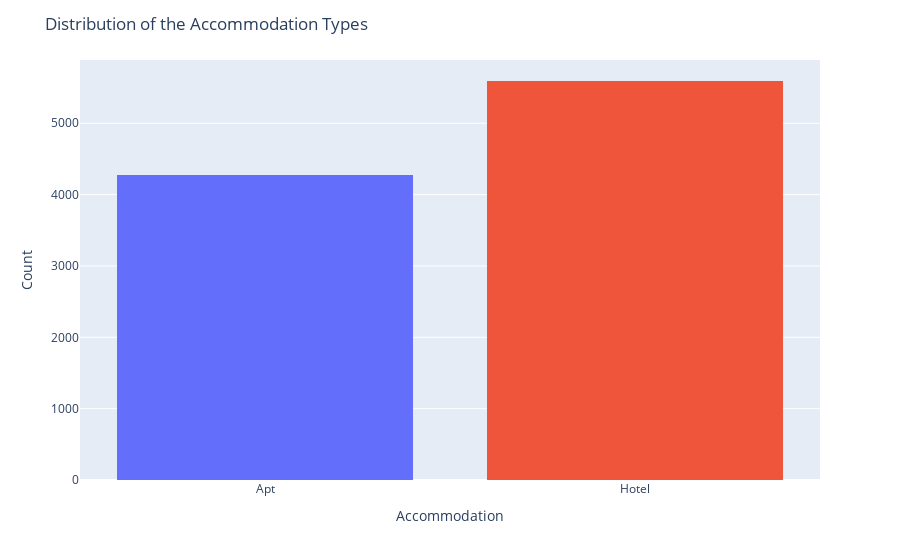

The notebook cell this image was saved under:
### Code cell
fig = px.histogram(train, x='acomType', color='acomType', barmode='relative')

# Customizing layout for better readability and reducing bar spacing
fig.update_layout(
    title="Distribution of the Accommodation Types",
    xaxis_title="Accommodation",
    yaxis_title="Count",
    showlegend=False  # Reduces the spacing between bars (0 is no gap, 1 is maximum gap)
)

fig

### Figure 1 — Plotly figure (JSON) as saved in the notebook; plotly's stock layout.template omitted (floating-point values rounded to 4 significant figures; data arrays with more than 128 entries replaced by an {"elided": "..."} marker saying what was removed)
{"data": [{"alignmentgroup": "True", "bingroup": "x", "hovertemplate": "acomType=%{x}<br>count=%{y}<extra></extra>", "legendgroup": "Apt", "marker": {"color": "#636efa", "pattern": {"shape": ""}}, "name": "Apt", "offsetgroup": "Apt", "orientation": "v", "showlegend": true, "type": "histogram", "x": {"elided": "4276 str values"}, "xaxis": "x", "yaxis": "y"}, {"alignmentgroup": "True", "bingroup": "x", "hovertemplate": "acomType=%{x}<br>count=%{y}<extra></extra>", "legendgroup": "Hotel", "marker": {"color": "#EF553B", "pattern": {"shape": ""}}, "name": "Hotel", "offsetgroup": "Hotel", "orientation": "v", "showlegend": true, "type": "histogram", "x": {"elided": "5592 str values"}, "xaxis": "x", "yaxis": "y"}], "layout": {"barmode": "relative", "legend": {"title": {"text": "acomType"}, "tracegroupgap": 0}, "margin": {"t": 60}, "showlegend": false, "title": {"text": "Distribution of the Accommodation Types"}, "xaxis": {"anchor": "y", "categoryarray": ["Apt", "Hotel"], "categoryorder": "array", "domain": [0, 1], "title": {"text": "Accommodation"}}, "yaxis": {"anchor": "x", "domain": [0, 1], "title": {"text": "Count"}}}}
